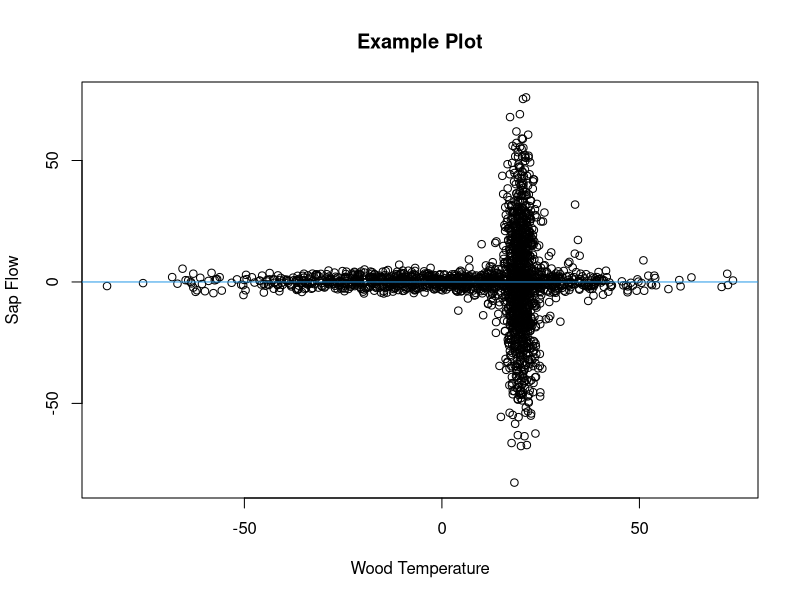
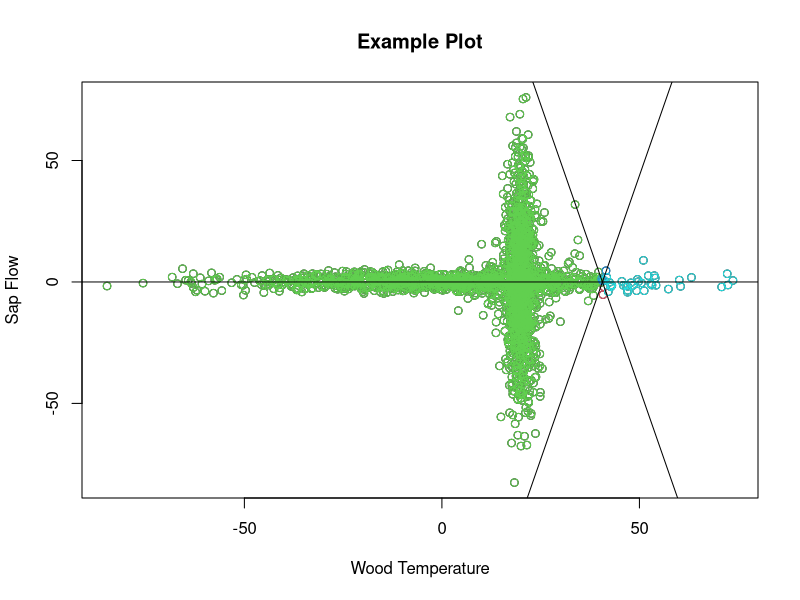

These charts were generated, in order, by the following R code: (Note: a time limit stopped this script after it produced the figures.)

# Fitting a Vertical Line to Sap Flow and Wood Temperature Data

# David Moore
# University of New Hampshire Ecohydrology Lab
# May 2023
# davidblakneymoore@gmail.com


# The Explanation

# There are situations where data points, when plotted, cluster around the
# horizontal axis except when they're near a particular value along that axis.
# A picture will help describe this situation.

Predictor_Variable <- c(rnorm(1000, 0, 25), rnorm(1000, 20, 2), rnorm(100, 20, 10))
Response_Variable <- c(rnorm(1000, 0, 2), rnorm(1000, 0, 25), rnorm(100, 0, 10))
Data_Frame <- data.frame(Predictor_Variable = Predictor_Variable, Response_Variable = Response_Variable)
plot(Response_Variable ~ Predictor_Variable, Data_Frame, main = 'Example Plot', xlab = 'Wood Temperature', ylab = 'Sap Flow')
abline(h = 0, col = 4)

# This made-up data mimics what I've seen in my studies on winter-dormant-
# season sap flow, where wood temperature is the predictor variable and sap
# flow is the response variable. At extreme wood temperature values, there is
# essentially no sap flow, but when wood temperature values approach a
# particular value (which is often species-specific), sap flows either upward
# or downward in deciduous hardwoods.

# In these scenarios, the value of the predictor variable at which the response
# variable is most variable is unknown. This value, which I'll call the
# 'critical value', must be identified and likely has physiological
# significance for the tree. Here, I propose a method to estimate these
# critical values.

# To estimate a critical value, I propose to split the plane of the plot up
# into four quadrants. The quadrants will come together at a point on the
# horizontal axis somewhere between the minimum and maximum values of the
# predictor variable.  These quadrants will be delineated by two lines that
# cross on the horizontal axis and that have slopes of equal magnitude but of
# different signs (in other words, the lines that delineate the quadrants are
# reflections of each other about the vertical line that passes through the
# point where the lines delineating the quadrant cross). Again, a figure will
# help to illustrate this concept.

Horizontal_Axis_Intercept_Interval <- 0.1
Slope_Interval <- 0.01
Angles <- seq((0 + Slope_Interval), ((pi / 2) - Slope_Interval), Slope_Interval)
Horizontal_Axis_Intercepts <- seq(min(Data_Frame$Predictor_Variable), max(Data_Frame$Predictor_Variable), by = Horizontal_Axis_Intercept_Interval)
i <- sample(seq_len(length((Horizontal_Axis_Intercepts))), 1)
j <- sample(seq_len(length(Angles)), 1)
Bottommost_Points <- ifelse(Data_Frame$Response_Variable < (tan(Angles[j]) * Data_Frame$Predictor_Variable + (-Horizontal_Axis_Intercepts[i] * tan(Angles[j]))) & Data_Frame$Response_Variable < -(tan(Angles[j]) * Data_Frame$Predictor_Variable + (-Horizontal_Axis_Intercepts[i] * tan(Angles[j]))), T, F)
Leftmost_Regions <- ifelse(Data_Frame$Response_Variable > (tan(Angles[j]) * Data_Frame$Predictor_Variable + (-Horizontal_Axis_Intercepts[i] * tan(Angles[j]))) & Data_Frame$Response_Variable < -(tan(Angles[j]) * Data_Frame$Predictor_Variable + (-Horizontal_Axis_Intercepts[i] * tan(Angles[j]))), T, F)
Topmost_Points <- ifelse(Data_Frame$Response_Variable > (tan(Angles[j]) * Data_Frame$Predictor_Variable + (-Horizontal_Axis_Intercepts[i] * tan(Angles[j]))) & Data_Frame$Response_Variable > -(tan(Angles[j]) * Data_Frame$Predictor_Variable + (-Horizontal_Axis_Intercepts[i] * tan(Angles[j]))), T, F)
Rightmost_Points <- ifelse(Data_Frame$Response_Variable < (tan(Angles[j]) * Data_Frame$Predictor_Variable + (-Horizontal_Axis_Intercepts[i] * tan(Angles[j]))) & Data_Frame$Response_Variable > -(tan(Angles[j]) * Data_Frame$Predictor_Variable + (-Horizontal_Axis_Intercepts[i] * tan(Angles[j]))), T, F)
Bottommost_Points <- Data_Frame[Bottommost_Points, ]
Leftmost_Regions <- Data_Frame[Leftmost_Regions, ]
Topmost_Points <- Data_Frame[Topmost_Points, ]
Rightmost_Points <- Data_Frame[Rightmost_Points, ]
plot(Response_Variable ~ Predictor_Variable, Data_Frame, main = 'Example Plot', xlab = 'Wood Temperature', ylab = 'Sap Flow')
points(Bottommost_Points$Predictor_Variable, Bottommost_Points$Response_Variable, col = 2)
points(Leftmost_Regions$Predictor_Variable, Leftmost_Regions$Response_Variable, col = 3)
points(Topmost_Points$Predictor_Variable, Topmost_Points$Response_Variable, col = 4)
points(Rightmost_Points$Predictor_Variable, Rightmost_Points$Response_Variable, col = 5)
abline(a = (-Horizontal_Axis_Intercepts[i] * tan(Angles[j])), b = (tan(Angles[j])))
abline(a = -(-Horizontal_Axis_Intercepts[i] * tan(Angles[j])), b = -(tan(Angles[j])))
abline(h = 0)

# To find the critical value, two processes will happen. First, the lines
# delineating the quadrants will start at the leftmost data point and
# incrementally move rightward along the horizontal axis. Second, at each of
# the horizontal axis intercepts where these two lines meet, the angles of
# these lines will vary incrementally from 0 to pi / 2. For each combination of
# horizontal axis intercept and angle, a least-squares value will be
# calculated. This least-squares value will be the sum of the squared residuals
# from the topmost and bottommost quadrants (these residuals are the difference
# between the data points in these two quadrants and the vertical line that
# passes through the point where the lines delineating the quadrants cross)
# taken together and from the leftmost and rightmost quadrants (these residuals
# are the difference between the data points in these two quadrants and the
# horizontal axis) taken together. The critical point will be the value of the
# predictor variable that generates the minimum least-squares value.

# This function takes five arguments. The first two are required.

# The 'Predictor_Variable' argument specifies which variable will be treated as
# the variable on the horizontal axis. If the 'Data_Frame' argument is used to
# specify a data frame containing the predictor variable column, the
# 'Predictor_Variable' argument should not be written as a character string (it
# should not be surrounded by quotation marks). If the 'Data_Frame' argument is
# not used, the 'Predictor_Variable' argument should  be written as a character
# string, surrounded by quotation marks. This argument must be numeric and of
# the same length as the 'Response_Variable' argument.

# The 'Response_Variable' argument specifies which variable will be treated as
# the variable on the vertical axis. If the 'Data_Frame' argument is used to
# specify a data frame containing the response variable column, the
# 'Response_Variable' argument should not be written as a character string (it
# should not be surrounded by quotation marks). If the 'Data_Frame' argument is
# not used, the 'Response_Variable' argument should  be written as a character
# string, surrounded by quotation marks. This argument must be numeric and of
# the same length as the 'Predictor_Variable' argument.

# The 'Data_Frame' argument is optional and can be used to identify an object
# of class 'data.frame' that contains both the predictor and response
# variables.

# The 'Slope_Interval' argument specifies, in radians, how gradually slopes
# (angles) should increase from 0 to pi / 2. Smaller 'Slope_Interval' values
# will cause the function to take longer to run but will lead to more accurate
# critical values. This argument must be numeric, of length 1, and between 0
# and pi / 2.

# The 'Horizontal_Axis_Intercept_Interval' argument specifies, in whatever
# units the predictor variable is in, how gradually the quadrants shift from
# right to left. Smaller 'Horizontal_Axis_Intercept_Interval' values will cause
# the function to take longer to run but will lead to more accurate critical
# values. This argument must be numeric, of length 1, and between 0
# and the domain of the predictor variable.


# The Function

Function_for_Finding_the_Critical_Point <- function (Predictor_Variable, Response_Variable, Data_Frame, Slope_Interval = 0.01, Horizontal_Axis_Intercept_Interval = 0.1) {
  if (is.null(Data_Frame)) {
    if (!is.numeric(Predictor_Variable) | !is.numeric(Response_Variable)) {
      stop ("'Predictor_Variable' and 'Response_Variable' must be numeric variables.")
    }
    if (length(Predictor_Variable) != length(Response_Variable)) {
      stop ("'Predictor_Variable' and 'Response_Variable' must be of the same length.")
    }
    Predictor_Variable_Name <- deparse(substitute(Predictor_Variable))
    Response_Variable_Name <- deparse(substitute(Response_Variable))
    Data_Frame <- data.frame(Predictor_Variable = Predictor_Variable, Response_Variable = Response_Variable)
  } else if (!is.null(Data_Frame)) {
    if (class(Data_Frame) != 'data.frame') {
      stop ("'Data_Frame' must be of class 'data.frame'.")
    }
    Predictor_Variable_Name <- deparse(substitute(Predictor_Variable))
    Response_Variable_Name <- deparse(substitute(Response_Variable))
    Predictor_Variable <- Data_Frame[, deparse(substitute(Predictor_Variable))]
    Response_Variable <- Data_Frame[, deparse(substitute(Response_Variable))]
    if (!is.numeric(Predictor_Variable) | !is.numeric(Response_Variable)) {
      stop ("'Predictor_Variable' and 'Response_Variable' must be numeric variables.")
    }
    if (length(Predictor_Variable) != length(Response_Variable)) {
      stop ("'Predictor_Variable' and 'Response_Variable' must be of the same length.")
    }
    Data_Frame <- data.frame(Predictor_Variable = Predictor_Variable, Response_Variable = Response_Variable)
  }
  if (!is.numeric(Horizontal_Axis_Intercept_Interval)) {
    stop ("'Horizontal_Axis_Intercept_Interval' must be numeric.")
  }
  if (length(Horizontal_Axis_Intercept_Interval) != 1) {
    stop ("'Horizontal_Axis_Intercept_Interval' must be a single value.")
  }
  if (Horizontal_Axis_Intercept_Interval <= 0 | Horizontal_Axis_Intercept_Interval >= (max(Data_Frame$Predictor_Variable) - min(Data_Frame$Predictor_Variable))) {
    stop ("'Intercept_Interval' must be greater than 0 and smaller than the difference between the maximum and minimum values of the predictor variable.")
  }
  if (!is.numeric(Slope_Interval)) {
    stop ("'Slope_Interval' must be numeric.")
  }
  if (length(Slope_Interval) != 1) {
    stop ("'Slope_Interval' must be a single value.")
  }
  if (Slope_Interval <= 0 | Slope_Interval >= pi / 2) {
    stop ("'Slope_Interval' must be greater than 0 and less than pi / 2.")
  }
  Angles <- seq((0 + Slope_Interval), ((pi / 2) - Slope_Interval), Slope_Interval)
  Horizontal_Axis_Intercepts <- seq(min(Data_Frame$Predictor_Variable), max(Data_Frame$Predictor_Variable), by = Horizontal_Axis_Intercept_Interval)
  Sums_of_Squared_Residuals <- list(NULL)
  k <- 1
  for (i in seq_len(length(Horizontal_Axis_Intercepts))) {
    for (j in seq_len(length(Angles))) {
      Bottommost_Points <- ifelse(Data_Frame$Response_Variable < (tan(Angles[j]) * Data_Frame$Predictor_Variable + (-Horizontal_Axis_Intercepts[i] * tan(Angles[j]))) & Data_Frame$Response_Variable < -(tan(Angles[j]) * Data_Frame$Predictor_Variable + (-Horizontal_Axis_Intercepts[i] * tan(Angles[j]))), T, F)
      Leftmost_Regions <- ifelse(Data_Frame$Response_Variable > (tan(Angles[j]) * Data_Frame$Predictor_Variable + (-Horizontal_Axis_Intercepts[i] * tan(Angles[j]))) & Data_Frame$Response_Variable < -(tan(Angles[j]) * Data_Frame$Predictor_Variable + (-Horizontal_Axis_Intercepts[i] * tan(Angles[j]))), T, F)
      Topmost_Points <- ifelse(Data_Frame$Response_Variable > (tan(Angles[j]) * Data_Frame$Predictor_Variable + (-Horizontal_Axis_Intercepts[i] * tan(Angles[j]))) & Data_Frame$Response_Variable > -(tan(Angles[j]) * Data_Frame$Predictor_Variable + (-Horizontal_Axis_Intercepts[i] * tan(Angles[j]))), T, F)
      Rightmost_Points <- ifelse(Data_Frame$Response_Variable < (tan(Angles[j]) * Data_Frame$Predictor_Variable + (-Horizontal_Axis_Intercepts[i] * tan(Angles[j]))) & Data_Frame$Response_Variable > -(tan(Angles[j]) * Data_Frame$Predictor_Variable + (-Horizontal_Axis_Intercepts[i] * tan(Angles[j]))), T, F)
      Vertical_Points <- Data_Frame[Bottommost_Points | Topmost_Points, ]
      Vertical_Sum_of_Squared_Residuals <- sum((Vertical_Points$Predictor_Variable - Horizontal_Axis_Intercepts[i]) ^ 2)
      Horizontal_Points <- Data_Frame[Leftmost_Regions | Rightmost_Points, ]
      Horizontal_Sum_of_Squared_Residuals <- sum((Horizontal_Points$Response_Variable) ^ 2)
      Overall_Sum_of_Squared_Residuals <- Vertical_Sum_of_Squared_Residuals + Horizontal_Sum_of_Squared_Residuals
      Sums_of_Squared_Residuals[[k]] <- list(Horizontal_Axis_Intercept = Horizontal_Axis_Intercepts[i], Angle = Angles[j], Overall_Sum_of_Squared_Residuals = Overall_Sum_of_Squared_Residuals)
      k <- k + 1
    }
  }
  Critical_Point_Intercept <- Sums_of_Squared_Residuals[[which.min(sapply(Sums_of_Squared_Residuals, `[`, 'Overall_Sum_of_Squared_Residuals'))]]$Horizontal_Axis_Intercept
  Critical_Point_Angle <- Sums_of_Squared_Residuals[[which.min(sapply(Sums_of_Squared_Residuals, `[`, 'Overall_Sum_of_Squared_Residuals'))]]$Angle
  Critical_Point_Information <- c(Intercept = Critical_Point_Intercept, Angle = Critical_Point_Angle)
  Critical_Point_Information
}


# An Example

# Let's see if we can identify the critical point for the made-up data we
# generated in the 'The Explanation' section.

(Critical_Point <- Function_for_Finding_the_Critical_Point(Predictor_Variable, Response_Variable, Data_Frame))
plot(Response_Variable ~ Predictor_Variable, Data_Frame, main = 'Example Plot', xlab = 'Wood Temperature', ylab = 'Sap Flow')
abline(v = Critical_Point['Intercept'], col = 4)

# I think the function did a nice job!
